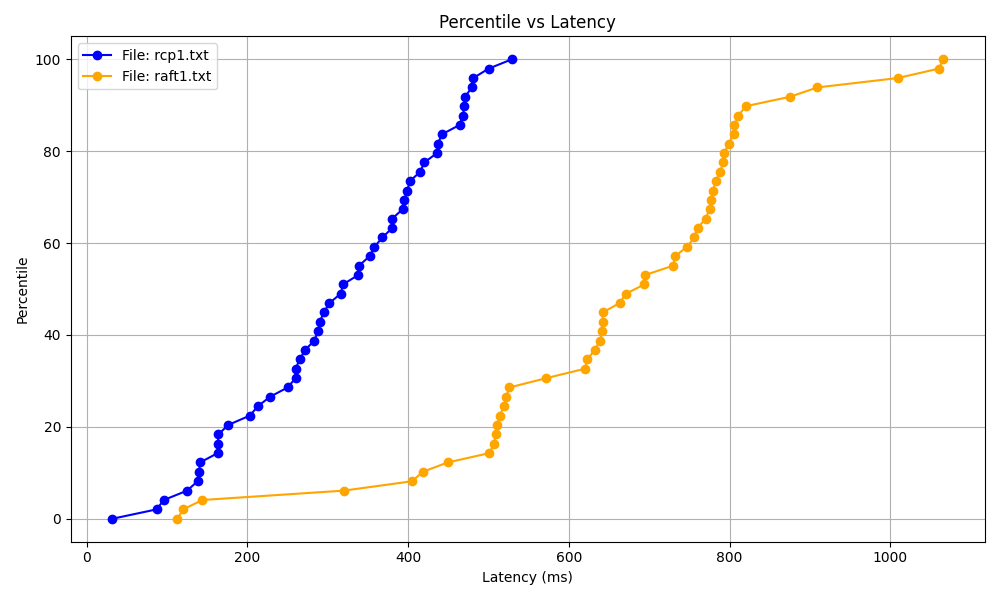
#> input picture client/percentile_vs_latency_1.png, 1000 x 600 px
$ python -i process_output.py   (imports and definitions only)
#> lines starting #> are read from the running program, lines starting #| are printed output that depends on the picture
import math
import os

from matplotlib import pyplot as plt
from matplotlib.lines import Line2D

PROTOCOL_LABEL_MAP = {
    "rcp": "Orca",
    "fraft": "FRaft",
    "raft": "Raft",
}


def protocol_label(protocol):
    return PROTOCOL_LABEL_MAP.get(protocol, protocol)


# [90 lines left out: functions read_output_file, read_output_folders, smooth, not called in this run]

def avg(data):
    return sum(data) / len(data)

# [9 lines left out: function median, not called in this run]

def plot_batch(data, output_file="", log=False, x_ticks=None, y_max=None):
    sorted_data = sorted(data, key=lambda x: int(x["client"]))

    batch_throughput_data = dict()
    batch_latency_data = dict()

    clients = [1, 2, 4, 8, 16, 32, 64, 128, 256, 512, 1024]

    for datum in sorted_data:
        batch_low, batch_high = datum["batch"].split(",")
        batch_low = int(batch_low)
        batch_high = int(batch_high)
        client = int(datum["client"])

        # Strategy A: batch low 1 * client, high 1 * client
        if batch_low == client and batch_high == client:
            key = "A o"

        # Strategy B: batch low 1 * client, high 2 * client
        elif batch_low == client and batch_high == client * 2:
            key = "B s"

        # Strategy C: batch low 0.5 * client, high 1 * client
        elif batch_low == client // 2 and batch_high == client:
            key = "C ^"

        # Strategy D: batch low 0.5 * client, high 2 * client
        elif batch_low == client // 2 and batch_high == client * 2:
            key = "D d"

        else:
            print(f"Strategy not found with client {client} and batch {batch_low}-{batch_high}")

        throughput = avg(datum["throughput"])
        latency = {
            "Median": median(datum["median_latency"]) / 1000,
            "p90": median(datum["p90_latency"]) / 1000,
            "p99": median(datum["p99_latency"]) / 1000,
        }

        if key not in batch_throughput_data:
            batch_throughput_data[key] = [float('nan')] * len(clients)
            batch_latency_data[key] = {
                percentile: [float('nan')] * len(clients)
                for percentile in latency
            }

        batch_throughput_data[key][int(math.log2(client))] = throughput
        for percentile, value in latency.items():
            batch_latency_data[key][percentile][int(math.log2(client))] = value

    # print(batch_throughput_data)
    # print(batch_latency_data)

    # Keep strategies together for direct comparison. Narrow translucent
    # ranges communicate median-to-p99 without overlapping filled bands.
    fig, ax = plt.subplots(figsize=(7, 3.5))

    for key, color in zip(
            batch_throughput_data,
            plt.rcParams['axes.prop_cycle'].by_key()['color']):
        points = []

        for i in range(len(clients)):
            throughput = batch_throughput_data[key][i]

            if math.isnan(throughput):
                continue

            points.append((
                throughput,
                batch_latency_data[key]["Median"][i],
                batch_latency_data[key]["p90"][i],
                batch_latency_data[key]["p99"][i],
            ))

        # Throughput is the x-axis, so keep each line moving left to right.
        points.sort(key=lambda point: point[0])
        throughput_points, median_points, p90_points, p99_points = zip(*points)

        marker = key.split()[1]
        strategy = key.split()[0]
        lower_errors = [p90 - median for median, p90 in zip(median_points, p90_points)]
        upper_errors = [p99 - p90 for p90, p99 in zip(p90_points, p99_points)]
        ax.errorbar(
            throughput_points,
            p90_points,
            yerr=[lower_errors, upper_errors],
            fmt="none",
            color=color,
            elinewidth=1,
            capsize=3,
            capthick=1,
            alpha=0.65,
            zorder=1,
        )
        ax.plot(
            throughput_points,
            p90_points,
            color=color,
            marker=marker,
            linewidth=2.25,
            label=f"Strategy {strategy}",
            zorder=2,
        )

    if log:
        ax.set_xscale("log", base=2)
    elif x_ticks is not None:
        ax.set_xticks(x_ticks)
        ax.set_xlim(left=0)
    else:
        max_throughput = max(
            throughput
            for strategy_data in batch_throughput_data.values()
            for throughput in strategy_data
            if not math.isnan(throughput)
        )
        rough_step = max_throughput / 4
        magnitude = 10 ** math.floor(math.log10(rough_step)) if rough_step > 0 else 1
        tick_step = math.ceil(rough_step / magnitude) * magnitude
        ax.set_xticks([tick_step * i for i in range(5)])
        ax.set_xlim(0, tick_step * 4)

    ax.set_xlabel("Average Throughput (tps)", fontsize=14)
    ax.set_ylabel("Latency (ms)", fontsize=14)
    if y_max is None:
        y_max = max(
            latency
            for strategy_data in batch_latency_data.values()
            for percentile_data in strategy_data.values()
            for latency in percentile_data
            if not math.isnan(latency)
        )
    latency_tick_step = y_max / 4
    ax.set_yticks([latency_tick_step * i for i in range(5)])
    ax.set_ylim(bottom=0)
    ax.grid(True, alpha=0.35)

    handles, labels = ax.get_legend_handles_labels()
    handles.append(Line2D([0], [0], color="gray", linewidth=1, alpha=0.65))
    labels.append("Median–p99 range")
    ax.legend(handles, labels, ncol=2)
    fig.tight_layout()

    if output_file != "":
        plt.savefig(output_file, bbox_inches="tight")

    plt.show()

# [88 lines left out: functions plot_failure, plot_N, not called in this run]

# [194 lines not run here, left out]

>>> import cv2
>>> picture = cv2.imread('../../client/percentile_vs_latency_1.png', cv2.IMREAD_GRAYSCALE)
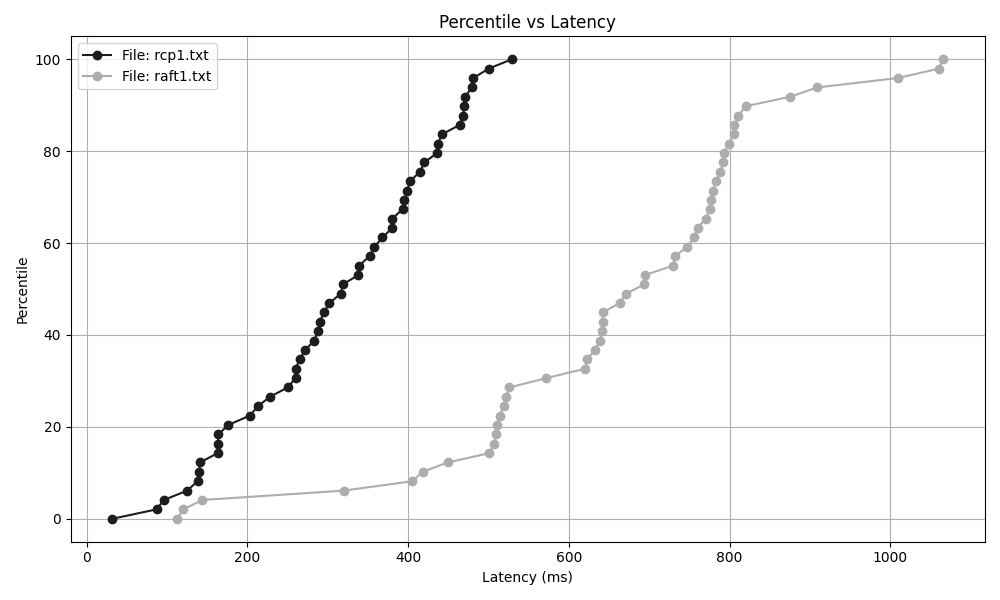
#> picture: shape (600, 1000); min 0, max 255, mean 249.1
>>> result = plot_batch(picture)
#> (the run stopped early here; a loop or call above may not have finished)

$ run again, on client/percentile_vs_latency_comparison_rcp.txt_raft.txt.png
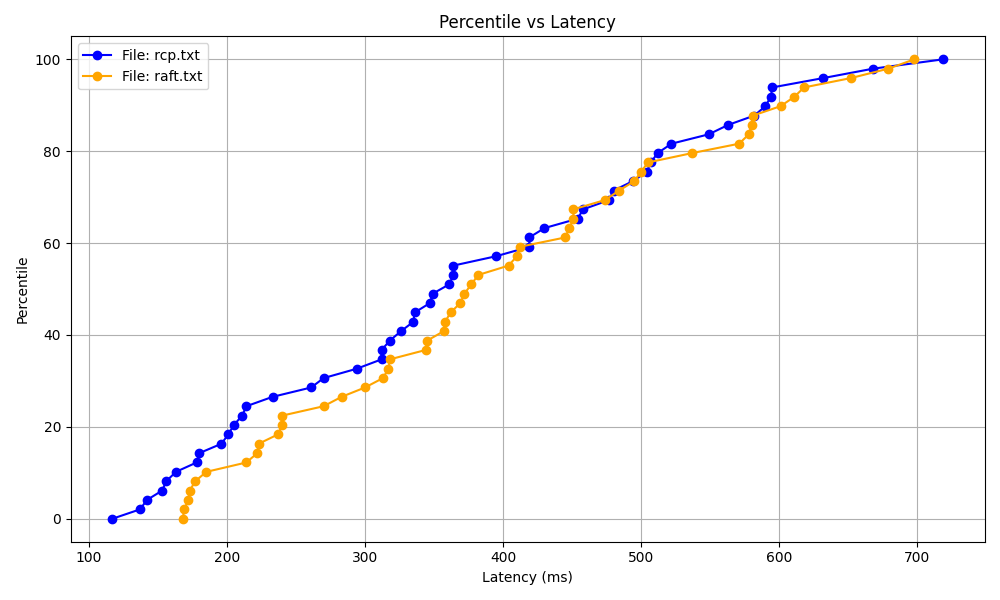
#> input picture client/percentile_vs_latency_comparison_rcp.txt_raft.txt.png, 1000 x 600 px
#> `picture = cv2.imread('../../client/percentile_vs_latency_1.png', cv2.I..`:
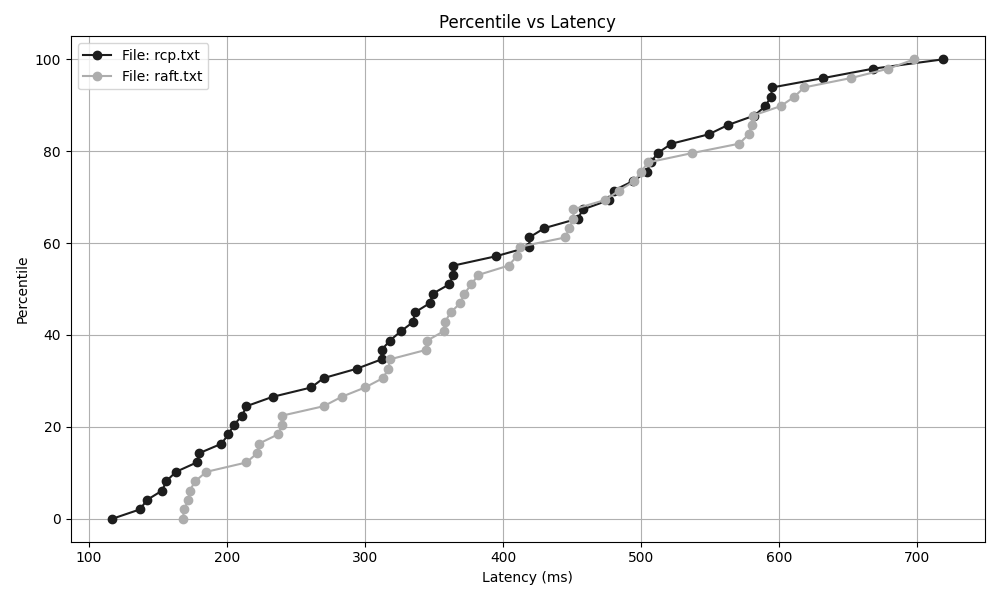
#> picture: shape (600, 1000); min 0, max 255, mean 248.9
